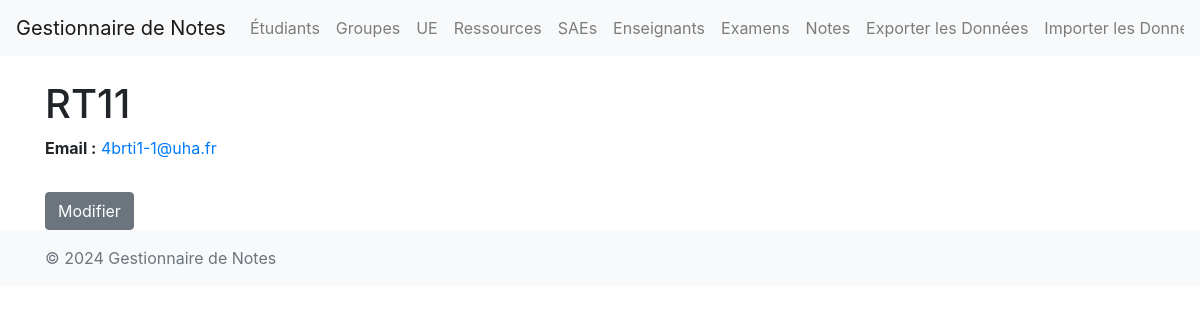
Page /groups/1/ on the earlier database version.
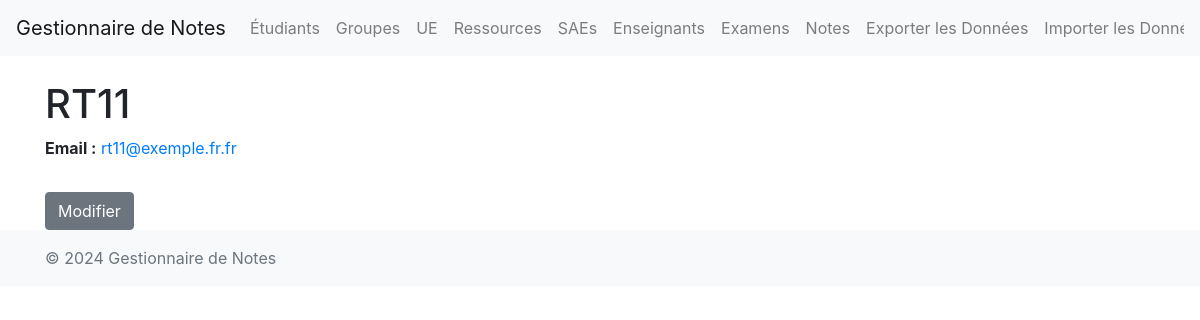
Same page on the later database version.
### main/models.py (models this page shows, shortened)
class Groupe(models.Model):
    identifiant = models.CharField(max_length=4)
    email = models.EmailField(null=True, blank=True)

### main/views.py (the view)
# urls.py: path('groups/<int:pk>/', views.groupe_detail, name='groupe_detail'),
def groupe_detail(request, pk):
    groupe = get_object_or_404(Groupe, pk=pk)
    return render(request, 'main/groupe_detail.html', {'groupe': groupe})

### main/templates/main/groupe_detail.html (shortened to what this page needs)
{% extends "main/base.html" %}
{% block content %}
    <h1>{{ groupe.identifiant }}</h1>
    <p><strong>Email :</strong> {% if groupe.email is None %}{{ groupe.email }}{% else %}<a href="mailto:{{ groupe.email }}">{{ groupe.email }}</a>{% endif%}</p>
    <a href="{% url 'groupe_update' groupe.pk %}" class="btn btn-secondary mt-3">Modifier</a>
{% endblock %}

Differences in the rows shown:
changed Groupe "RT11": email "4brti1-1@uha.fr" → "rt11@exemple.fr.fr"
